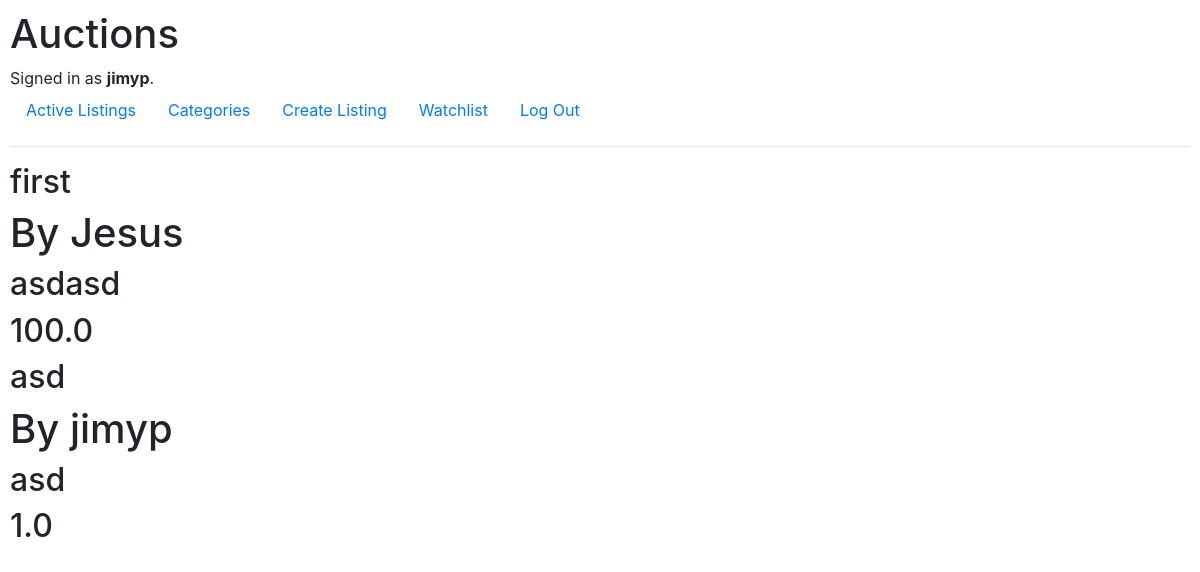
Before: /watchlist (signed in) with the older database file.
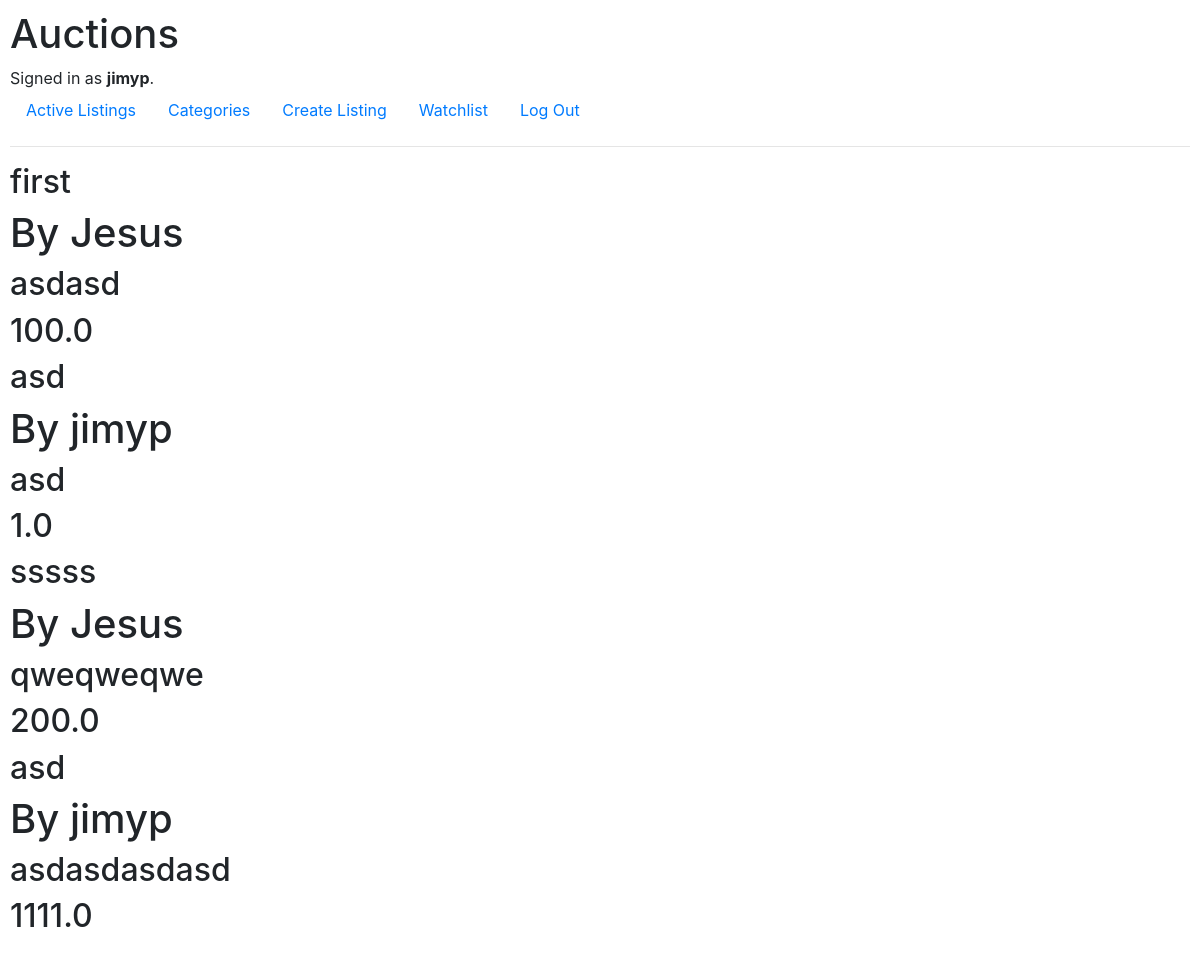
After: the same page with the newer database file.
### auctions/models.py (models this page shows, shortened)
class User(AbstractUser):
    pass

class Listing(models.Model):
    poster = models.ForeignKey(User, on_delete=models.CASCADE, related_name="listings")
    title = models.CharField(max_length=50)
    description = models.TextField()
    initialPrice = models.FloatField()
    active = models.BooleanField()
    imgLink = models.CharField(max_length=100, blank=True)
    category = models.ForeignKey(Category,on_delete=models.CASCADE,blank=True, null=True, related_name="listings")
    watchlistedBy = models.ManyToManyField(User, null=True, blank=True, related_name="watchlist")

### auctions/views.py (the view)
# urls.py: path("watchlist",views.watchlist, name="watchlist"),
def watchlist(request):
    userListings = Listing.objects.filter(watchlistedBy=request.user)
    return render(request, "auctions/watchlist.html", {"listings": userListings})

### auctions/templates/auctions/watchlist.html
{% extends "auctions/layout.html" %}
{% block body %}
    {% for listing in listings %}
        <div>
            <h2>{{listing.title}}</h2>
            <h1>By {{listing.poster}}</h1>
            <h2>{{listing.description}}</h2>
            <h2>{{listing.initialPrice}}</h2>
        </div>
    {% endfor %}
{% endblock  %}

### auctions/templates/auctions/layout.html (shortened to what this page needs)
{% load static %}
<!DOCTYPE html>
<html lang="en">
    <head>
        <link rel="stylesheet" href="https://stackpath.bootstrapcdn.com/bootstrap/4.4.1/css/bootstrap.min.css">
        <link href="{% static 'auctions/styles.css' %}" rel="stylesheet">
    </head>
    <body>
        <h1>Auctions</h1>
        <div>
            {% if user.is_authenticated %}
                Signed in as <strong>{{ user.username }}</strong>.
            {% else %}
                Not signed in.
            {% endif %}
        </div>
        <ul class="nav">
            <li class="nav-item">
                <a class="nav-link" href="{% url 'index' %}">Active Listings</a>
            </li>
            <li class="nav-item">
                <a class="nav-link" href="{% url 'categories' %}">Categories</a>
            </li>
            <li>
                <a class="nav-link" href="{% url 'createListing' %}">Create Listing</a>
            </li>
            {% if user.is_authenticated %}
                <li class="nav-item">
                    <a class="nav-link" href="{% url 'watchlist' %}">Watchlist</a>
                </li>
                <li class="nav-item">
                    <a class="nav-link" href="{% url 'logout' %}">Log Out</a>
                </li>
            {% endif %}
        </ul>
        <hr>
        {% block body %}
        {% endblock %}
    </body>
</html>

### auctions/static/auctions/styles.css (style rules this page uses)
body { padding: 10px; }

Changed rows visible on the page:
now on this page (row unchanged): Listing: title "sssss", poster "Jesus", description "qweqweqwe", initialPrice "200.0"
added Listing: title "asd", poster "jimyp", description "asdasdasdasd", initialPrice "1111.0"
